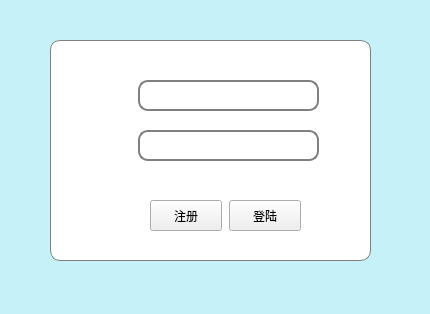
<?xml version="1.0" encoding="UTF-8"?>
<ui version="4.0">
 <class>Widget</class>
 <widget class="QWidget" name="Widget">
  <property name="geometry">
   <rect>
    <x>0</x>
    <y>0</y>
    <width>430</width>
    <height>314</height>
   </rect>
  </property>
  <property name="minimumSize">
   <size>
    <width>430</width>
    <height>314</height>
   </size>
  </property>
  <property name="maximumSize">
   <size>
    <width>430</width>
    <height>314</height>
   </size>
  </property>
  <property name="sizeIncrement">
   <size>
    <width>0</width>
    <height>0</height>
   </size>
  </property>
  <property name="windowTitle">
   <string>Widget</string>
  </property>
  <property name="styleSheet">
   <string notr="true">#Widget
{
background-color: rgb(198, 241, 249);
}
#myframe
{
background-color: rgb(255,255,255);
border: 1px solid gray;/*设置边框的粗细，以及颜色*/
border-radius: 10px;/*设置圆角的大小*/
padding: 0 8px;/*如果没有内容光标在开始往后移动0.8像素点*/
selection-background-color: darkgray;

}
</string>
  </property>
  <widget class="QFrame" name="myframe">
   <property name="geometry">
    <rect>
     <x>50</x>
     <y>40</y>
     <width>321</width>
     <height>221</height>
    </rect>
   </property>
   <property name="styleSheet">
    <string notr="true"/>
   </property>
   <property name="frameShape">
    <enum>QFrame::StyledPanel</enum>
   </property>
   <property name="frameShadow">
    <enum>QFrame::Raised</enum>
   </property>
   <widget class="QLineEdit" name="password_line_edit">
    <property name="geometry">
     <rect>
      <x>88</x>
      <y>90</y>
      <width>181</width>
      <height>31</height>
     </rect>
    </property>
    <property name="styleSheet">
     <string notr="true">border: 1.5px solid gray;/*设置边框的粗细，以及颜色*/
border-radius: 10px;/*设置圆角的大小*/
padding: 0 8px;/*如果没有内容光标在开始往后移动0.8像素点*/
selection-background-color: darkgray;
</string>
    </property>
   </widget>
   <widget class="QLineEdit" name="user_line_edit">
    <property name="geometry">
     <rect>
      <x>88</x>
      <y>40</y>
      <width>181</width>
      <height>31</height>
     </rect>
    </property>
    <property name="styleSheet">
     <string notr="true">border: 1.5px solid gray;/*设置边框的粗细，以及颜色*/
border-radius: 10px;/*设置圆角的大小*/
padding: 0 8px;/*如果没有内容光标在开始往后移动0.8像素点*/
selection-background-color: darkgray;
</string>
    </property>
   </widget>
   <widget class="QLabel" name="userPix">
    <property name="geometry">
     <rect>
      <x>50</x>
      <y>40</y>
      <width>31</width>
      <height>31</height>
     </rect>
    </property>
    <property name="text">
     <string/>
    </property>
    <property name="pixmap">
     <pixmap resource="myPix.qrc">:/myPix/Pix/user.png</pixmap>
    </property>
    <property name="scaledContents">
     <bool>true</bool>
    </property>
   </widget>
   <widget class="QLabel" name="passwordPix">
    <property name="geometry">
     <rect>
      <x>50</x>
      <y>90</y>
      <width>31</width>
      <height>31</height>
     </rect>
    </property>
    <property name="text">
     <string/>
    </property>
    <property name="pixmap">
     <pixmap resource="myPix.qrc">:/myPix/Pix/password1.png</pixmap>
    </property>
    <property name="scaledContents">
     <bool>true</bool>
    </property>
   </widget>
   <widget class="QPushButton" name="registerButton">
    <property name="geometry">
     <rect>
      <x>100</x>
      <y>160</y>
      <width>72</width>
      <height>31</height>
     </rect>
    </property>
    <property name="mouseTracking">
     <bool>false</bool>
    </property>
    <property name="styleSheet">
     <string notr="true"/>
    </property>
    <property name="text">
     <string>注册</string>
    </property>
    <property name="autoRepeat">
     <bool>false</bool>
    </property>
   </widget>
   <widget class="QPushButton" name="loginButton">
    <property name="geometry">
     <rect>
      <x>179</x>
      <y>160</y>
      <width>72</width>
      <height>31</height>
     </rect>
    </property>
    <property name="text">
     <string>登陆</string>
    </property>
   </widget>
  </widget>
 </widget>
 <resources>
  <include location="myPix.qrc"/>
 </resources>
 <connections/>
</ui>
